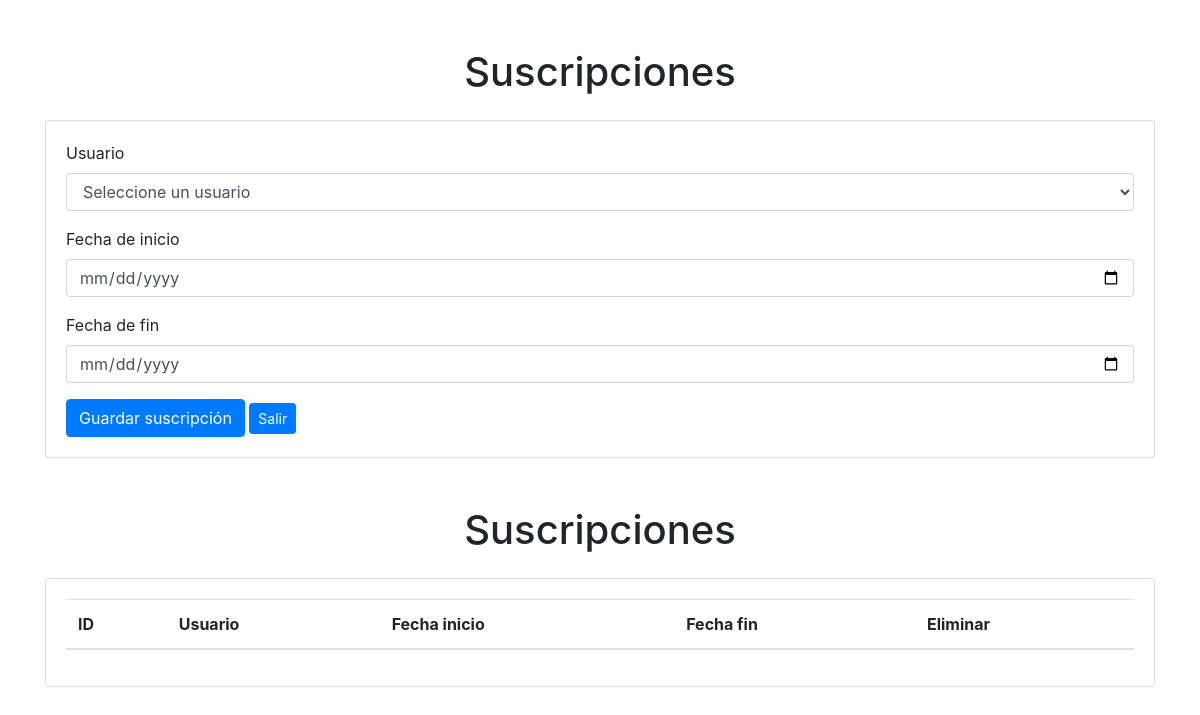
The app's page /administrar/mantenedorSuscripcion/, older data.
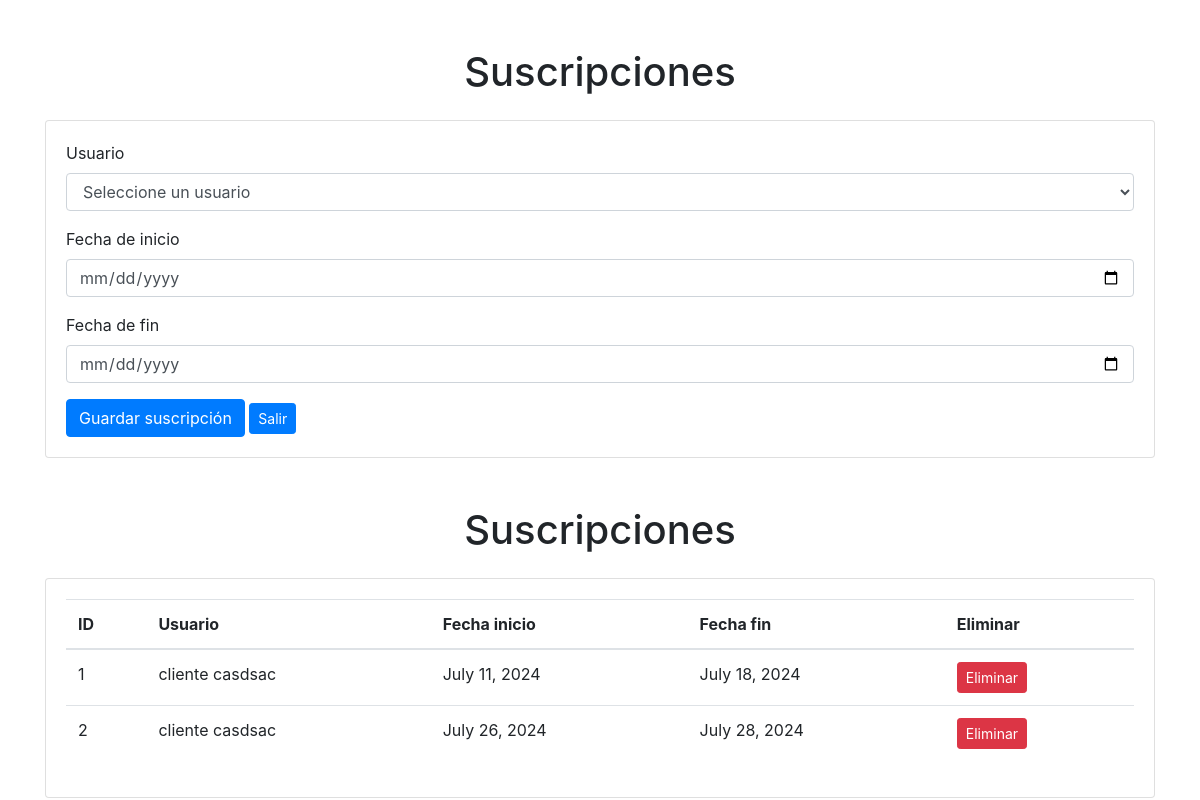
The same page, newer data.
### aplicacion/models.py (models this page shows, shortened)
class Suscripcion(models.Model):
    IdSuscripcion = models.AutoField(primary_key=True)
    usuario = models.ForeignKey(Usuario, on_delete=models.CASCADE)
    fecha_inicio = models.DateField()
    fecha_fin = models.DateField()

class Usuario(models.Model):
    IdUsuario = models.AutoField(primary_key=True)
    tipo_usuario = models.ForeignKey(TipoUsuario, on_delete=models.CASCADE)
    nombre = models.CharField(max_length=255)
    email = models.EmailField(unique=True)
    password = models.CharField(max_length=255)

### aplicacion/views.py (the view)
# urls.py: path('administrar/mantenedorSuscripcion/', views.mantenedorSuscripcion, name='mantenedorSuscripcion'),
def mantenedorSuscripcion(request):
    usuario = Usuario.objects.all()
    suscripciones = Suscripcion.objects.all()
    return render(request, 'aplicacion/suscripcion.html', {'suscripciones': suscripciones, 'usuarios': usuario})

### aplicacion/templates/aplicacion/suscripcion.html (shortened to what this page needs)
{% load static %}
<!DOCTYPE html>
<html lang="es">
<head>
    <link rel="stylesheet" href="{% static 'css/style.css' %}">
    <link rel="stylesheet" href="https://stackpath.bootstrapcdn.com/bootstrap/4.5.2/css/bootstrap.min.css">
</head>
<body>
    <div class="container mt-5">
        <h1 class="text-center">Suscripciones</h1>
        <div class="card mt-4">
            <div class="card-body">
                <form>
                    <div class="form-group">
                        <label for="usuario">Usuario</label>
                        <select class="form-control" id="cmbUsuario">
                            <option value="0">Seleccione un usuario</option>
                        </select>
                    </div>
                    <div class="form-group">
                        <label for="fecha_inicio">Fecha de inicio</label>
                        <input type="date" class="form-control" id="fecha_inicio" placeholder="Fecha de inicio">
                    </div>
                    <div class="form-group">
                        <label for="fecha_fin">Fecha de fin</label>
                        <input type="date" class="form-control" id="fecha_fin" placeholder="Fecha de fin">
                    </div>
                    <button type="button" class="btn btn-primary" onclick="agregarSuscripcion();">Guardar suscripción</button>
                    <a href=".." class="btn btn-sm btn-primary">Salir</a>
                </form>
            </div>
        </div>
    </div>
    <div class="container mt-5">
        <h1 class="text-center">Suscripciones</h1>
        <div class="card mt-4">
            <div class="card-body">
                <table class="table">
                    <thead>
                        <tr>
                            <th>ID</th>
                            <th>Usuario</th>
                            <th>Fecha inicio</th>
                            <th>Fecha fin</th>
                            <th>Eliminar</th>
                        </tr>
                    </thead>
                    <tbody>
                        {% for suscripcion in suscripciones %}
                        <tr>
                            <td>{{ suscripcion.IdSuscripcion}}</td>
                            <td>{{ suscripcion.usuario.nombre}}</td>
                            <td>{{ suscripcion.fecha_inicio }}</td>
                            <td>{{ suscripcion.fecha_fin }}</td>
                            <td>
                                <a href="{% url 'eliminar_suscripcion' suscripcion.IdSuscripcion %}" class="btn btn-sm btn-danger">Eliminar</a>
                            </td>
                        </tr>
                        {% endfor %}
                    </tbody>
                </table>
            </div>
        </div>
    </div>
</body>
</html>

Row changes from the older to the newer data that the page shows:
added Suscripcion: IdSuscripcion "1", usuario.nombre "cliente casdsac", fecha_inicio "July 11, 2024", fecha_fin "July 18, 2024"
added Suscripcion: IdSuscripcion "2", usuario.nombre "cliente casdsac", fecha_inicio "July 26, 2024", fecha_fin "July 28, 2024"
